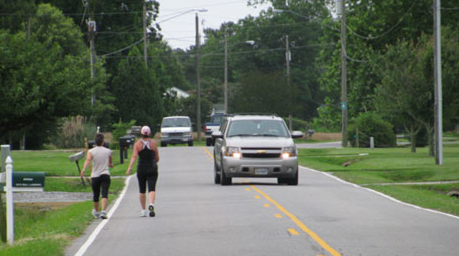
#> input picture img1.png, 459 x 256 px, found by its file name
$ python 'TASK_1 Object detector & OCR.py'
#> lines starting #> are read from the running program, lines starting #| are printed output that depends on the picture; after the words box and inside, x2 and y2 are one past the last pixel; in counts of white or black regions, pixels touching at a corner belong together
#!/usr/bin/env python
# coding: utf-8

# ## TSF - GRADUATE ROTATIONAL INTERNSHIP PROGRAM (GRIP)
#
# ## COMPUTER VISION & INTERNET OF THINGS
#
# ## TASK 1 - OBJECT DETECTION / OPTICAL CHARACTER RECOGNITION (OCR)
#
# ## AUTHOR - ADITHYA BASKER
#
# ### #GRIPJAN22
#
# ### 1. OBJECTION DETECTION

# In[1]:


import cv2

# Source data
img_file = "C:/Users/Adithya Basker/Downloads/img1.png"

# create an openCV image
img = cv2.imread(img_file)
#> img is the input picture: shape (256, 459, 3); mean B, G, R 94.1, 110.4, 101

# pre trained Car, Pedestrian, bus, and two-wheeler classifiers
car_classifier = 'cars.xml'
pedestrian_classifier = 'pedestrian.xml'
bus_classifier = 'Bus_front.xml'
twowheeler_classifier = 'two_wheeler.xml'

# convert color image to grey image
gray_img = cv2.cvtColor(img, cv2.COLOR_BGR2GRAY)
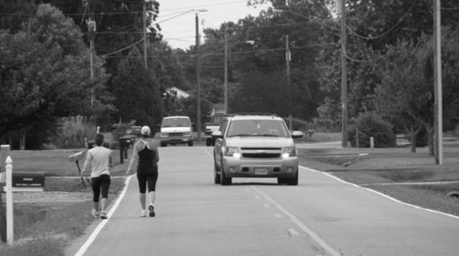
#> gray_img: shape (256, 459); min 8, max 255, mean 105.7

# create trackers using classifiers using OpenCV
car_tracker = cv2.CascadeClassifier(car_classifier)
pedestrian_tracker = cv2.CascadeClassifier(pedestrian_classifier)
bus_tracker = cv2.CascadeClassifier(bus_classifier)
twowheeler_tracker = cv2.CascadeClassifier(twowheeler_classifier)

# detect objects
cars = car_tracker.detectMultiScale(gray_img)
#> cars = [[148, 102, 64, 64], [177, 75, 155, 155]]
pedestrian = pedestrian_tracker.detectMultiScale(gray_img)
#> pedestrian = [[122, 126, 47, 94]]
bus = bus_tracker.detectMultiScale(gray_img)
#> bus = ()
twowheeler = twowheeler_tracker.detectMultiScale(gray_img)
#> twowheeler = ()

# display the coordinates of different objects - multi dimensional array
print(cars)
#| [[148 102  64  64]
#|  [177  75 155 155]]
print(pedestrian)
#| [[122 126  47  94]]
print(bus)
print(twowheeler)

# draw rectangle around the cars
for (x,y,w,h) in cars:
    cv2.rectangle(img, (x,y), (x+w, y+h), (0,255,0), 2)
    cv2.putText(img, 'Car', (x, y - 10), cv2.FONT_HERSHEY_SIMPLEX, 0.7, (0, 255, 0), 2)
#> this loop made 2 passes
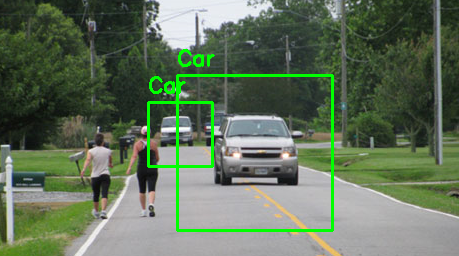
#> img: shape (256, 459, 3); 2.64% of pixels changed, all inside (x1, y1, x2, y2) = (147, 49, 334, 232)

# draw rectangle around the pedestrian
for (x,y,w,h) in pedestrian:
    cv2.rectangle(img, (x,y), (x+w, y+h), (0,0,255), 2)
    cv2.putText(img, 'Human', (x, y - 10), cv2.FONT_HERSHEY_SIMPLEX, 0.7, (0, 0, 255), 2)
#> this loop made 1 pass
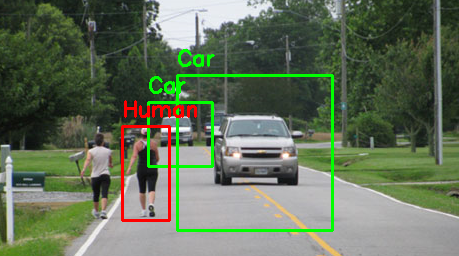
#> img: shape (256, 459, 3); 1.16% of pixels changed, all inside (x1, y1, x2, y2) = (121, 100, 197, 222)

# draw rectangle around the bus
for (x,y,w,h) in bus:
    cv2.rectangle(img, (x,y), (x+w, y+h), (255,0,0), 2)
    cv2.putText(img, 'Bus', (x, y - 10), cv2.FONT_HERSHEY_SIMPLEX, 0.7, (0, 0, 255), 2)
#> this loop made 0 passes

# draw rectangle around the two wheeler
for (x,y,w,h) in twowheeler:
    cv2.rectangle(img, (x,y), (x+w, y+h), (216,255,0), 2)
    cv2.putText(img, 'Two Wheeler', (x, y - 10), cv2.FONT_HERSHEY_SIMPLEX, 0.7, (0, 0, 255), 2)

# Finally display the image with the markings
cv2.imshow('THE DETECTED OBJECTS',img)

# wait for the keystroke to exit
cv2.waitKey()


print("DONE!")


# ### 2. OPTICAL CHARACTER RECOGNITION (OCR)

# In[2]:


import cv2
import pytesseract
import matplotlib.pyplot as plt
pytesseract.pytesseract.tesseract_cmd=r'C:/Users/Adithya Basker/AppData/Local/Programs/Tesseract-OCR/tesseract.exe'
img = cv2.imread("testimgOCR.jpeg")
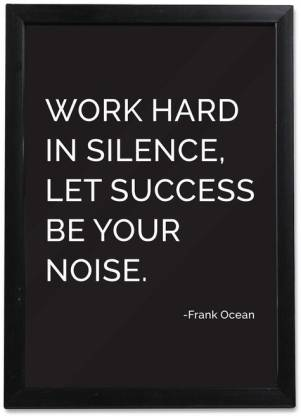
#> input picture testimgOCR.jpeg, 301 x 416 px
#> img is the input picture: shape (416, 301, 3); mean B, G, R 52.6, 51.4, 54.6
img = cv2.resize(img, (400, 450))
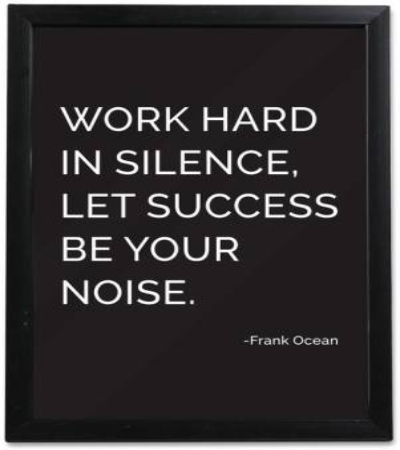
#> img: shape (450, 400, 3); mean B, G, R 52.6, 51.3, 54.5
cv2.imshow("Image", img)
#> (the run stopped early here; a loop or call above may not have finished)
